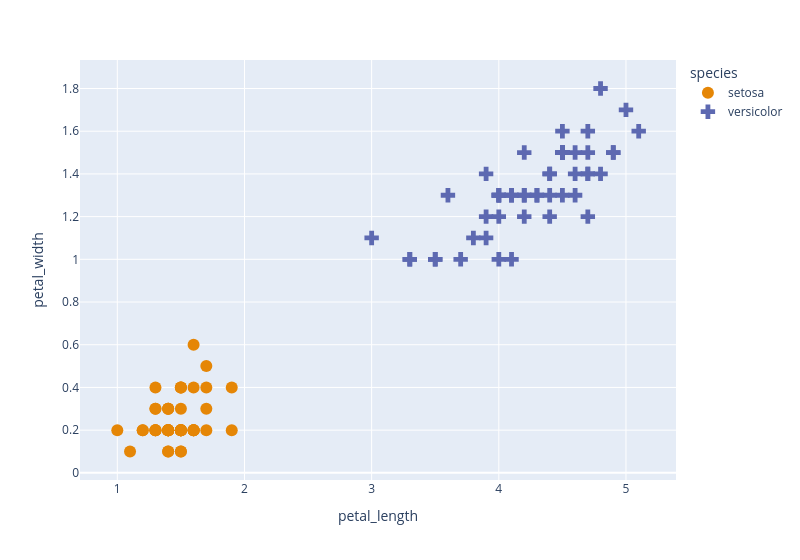

Here is the notebook cell this chart was saved with:
### Markdown cell above
This dataset is linearly separable:

### Code cell
fig = px.scatter(iris.filter(pl.col("species") != "virginica"), 
                 x = "petal_length",
                 y = "petal_width", 
                 color="species", 
                 symbol="species", symbol_sequence=[ "circle", "cross"],
                 render_mode="svg")
fig.update_traces(marker=dict(size=12))
fig

### Figure 1 — Plotly figure (JSON) as saved in the notebook; plotly's stock layout.template omitted (floating-point values rounded to 4 significant figures)
{"data": [{"hovertemplate": "species=setosa<br>petal_length=%{x}<br>petal_width=%{y}<extra></extra>", "legendgroup": "setosa", "marker": {"color": "rgb(229, 134, 6)", "size": 12, "symbol": "circle"}, "mode": "markers", "name": "setosa", "orientation": "v", "showlegend": true, "type": "scatter", "x": [1.4, 1.4, 1.3, 1.5, 1.4, 1.7, 1.4, 1.5, 1.4, 1.5, 1.5, 1.6, 1.4, 1.1, 1.2, 1.5, 1.3, 1.4, 1.7, 1.5, 1.7, 1.5, 1.0, 1.7, 1.9, 1.6, 1.6, 1.5, 1.4, 1.6, 1.6, 1.5, 1.5, 1.4, 1.5, 1.2, 1.3, 1.4, 1.3, 1.5, 1.3, 1.3, 1.3, 1.6, 1.9, 1.4, 1.6, 1.4, 1.5, 1.4], "xaxis": "x", "y": [0.2, 0.2, 0.2, 0.2, 0.2, 0.4, 0.3, 0.2, 0.2, 0.1, 0.2, 0.2, 0.1, 0.1, 0.2, 0.4, 0.4, 0.3, 0.3, 0.3, 0.2, 0.4, 0.2, 0.5, 0.2, 0.2, 0.4, 0.2, 0.2, 0.2, 0.2, 0.4, 0.1, 0.2, 0.2, 0.2, 0.2, 0.1, 0.2, 0.2, 0.3, 0.3, 0.2, 0.6, 0.4, 0.3, 0.2, 0.2, 0.2, 0.2], "yaxis": "y"}, {"hovertemplate": "species=versicolor<br>petal_length=%{x}<br>petal_width=%{y}<extra></extra>", "legendgroup": "versicolor", "marker": {"color": "rgb(93, 105, 177)", "size": 12, "symbol": "cross"}, "mode": "markers", "name": "versicolor", "orientation": "v", "showlegend": true, "type": "scatter", "x": [4.7, 4.5, 4.9, 4.0, 4.6, 4.5, 4.7, 3.3, 4.6, 3.9, 3.5, 4.2, 4.0, 4.7, 3.6, 4.4, 4.5, 4.1, 4.5, 3.9, 4.8, 4.0, 4.9, 4.7, 4.3, 4.4, 4.8, 5.0, 4.5, 3.5, 3.8, 3.7, 3.9, 5.1, 4.5, 4.5, 4.7, 4.4, 4.1, 4.0, 4.4, 4.6, 4.0, 3.3, 4.2, 4.2, 4.2, 4.3, 3.0, 4.1], "xaxis": "x", "y": [1.4, 1.5, 1.5, 1.3, 1.5, 1.3, 1.6, 1.0, 1.3, 1.4, 1.0, 1.5, 1.0, 1.4, 1.3, 1.4, 1.5, 1.0, 1.5, 1.1, 1.8, 1.3, 1.5, 1.2, 1.3, 1.4, 1.4, 1.7, 1.5, 1.0, 1.1, 1.0, 1.2, 1.6, 1.5, 1.6, 1.5, 1.3, 1.3, 1.3, 1.2, 1.4, 1.2, 1.0, 1.3, 1.2, 1.3, 1.3, 1.1, 1.3], "yaxis": "y"}], "layout": {"legend": {"title": {"text": "species"}, "tracegroupgap": 0}, "margin": {"t": 60}, "width": 800, "xaxis": {"anchor": "y", "domain": [0.0, 1.0], "title": {"text": "petal_length"}}, "yaxis": {"anchor": "x", "domain": [0.0, 1.0], "title": {"text": "petal_width"}}}}
